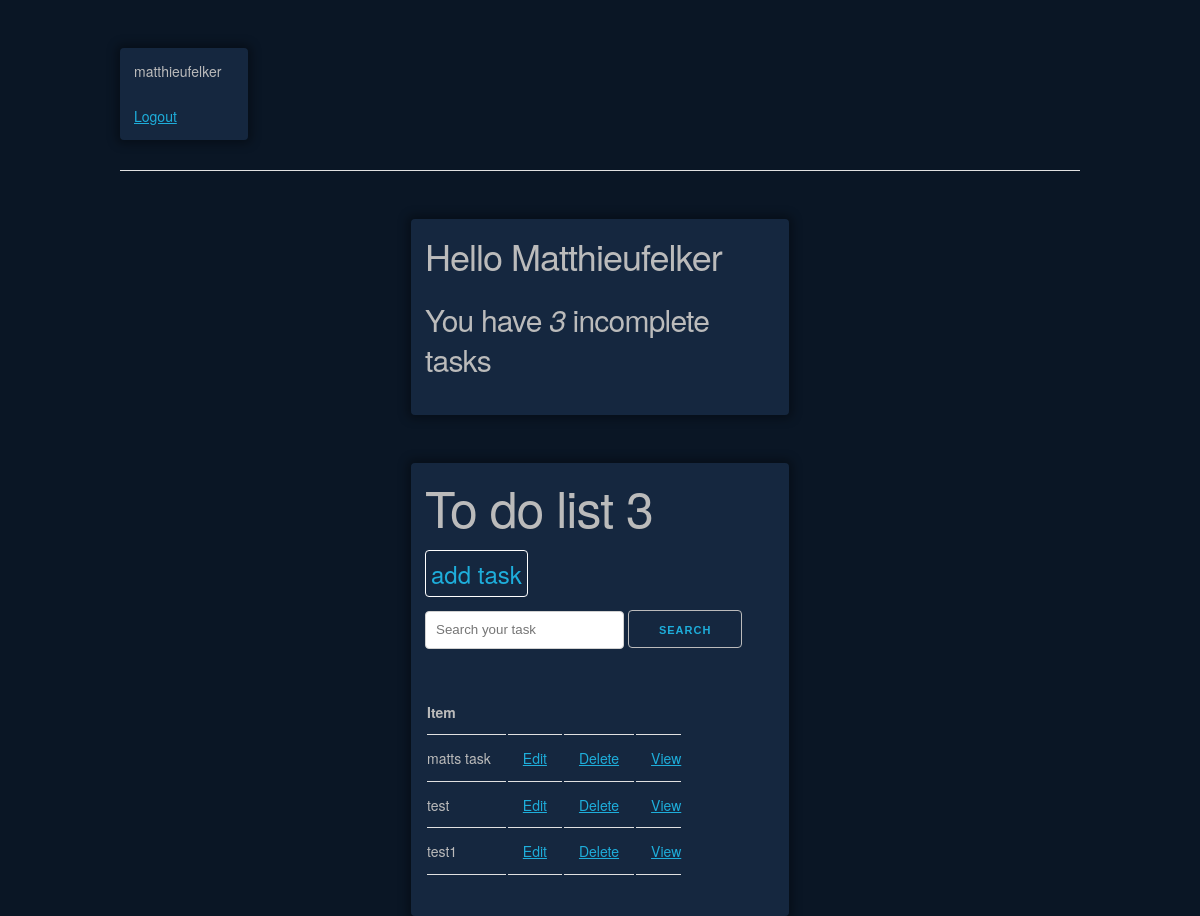
The app's page / (signed in), older data.
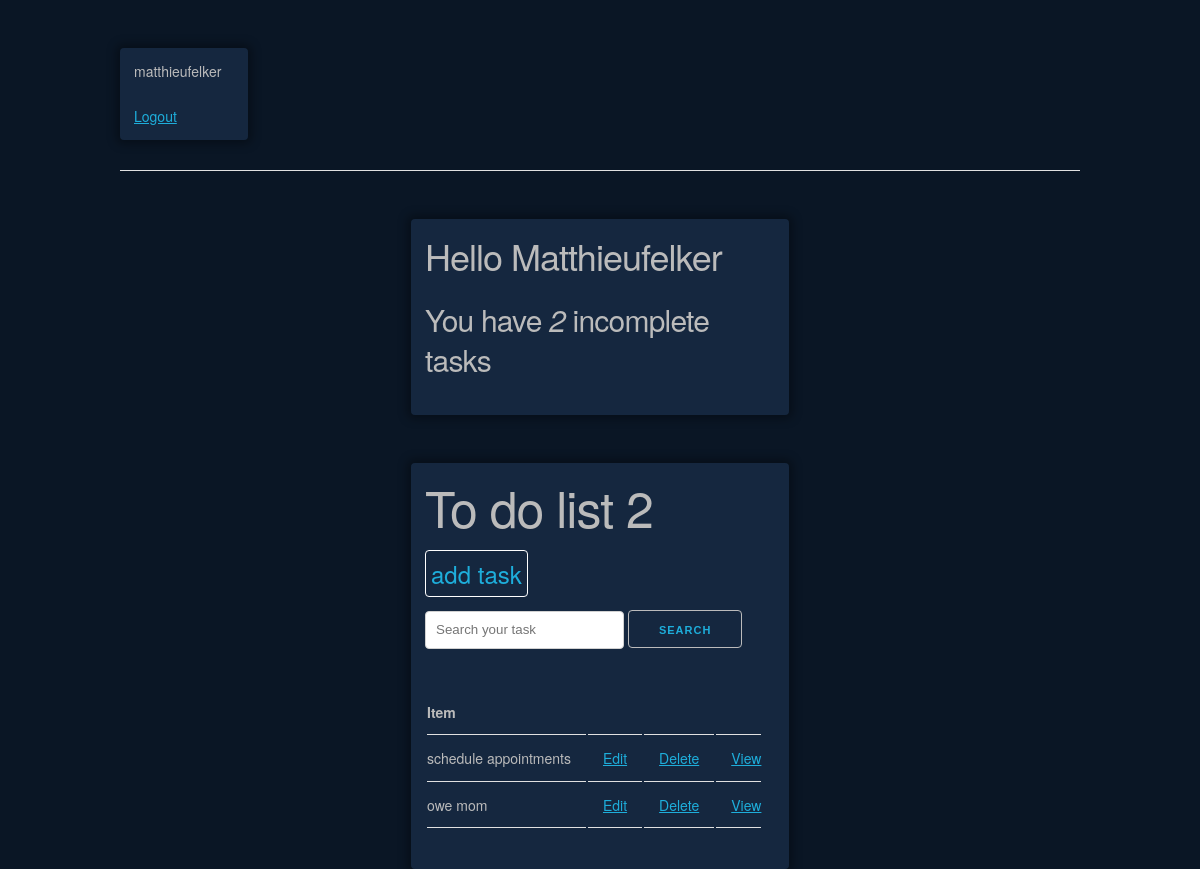
The same page, newer data.
### base/models.py (models this page shows, shortened)
class Task(models.Model):
    user = models.ForeignKey(User, on_delete=models.CASCADE, null=True, blank=True)
    title = models.CharField(max_length=200)
    description = models.TextField(null=True, blank=True)
    complete = models.BooleanField(default=False)
    created = models.DateTimeField(auto_now_add=True)
    class Meta:
        ordering = ['complete']

### base/views.py (the view)
# urls.py: path('', TaskList.as_view(), name='tasks'),
class TaskList(LoginRequiredMixin, ListView):
    model = Task
    context_object_name = 'tasks'
    def get_context_data(self, **kwargs):
        context = super().get_context_data(**kwargs)
        context['tasks'] = context['tasks'].filter(user=self.request.user)
        context['count'] = context['tasks'].filter(complete=False).count()
        search_input = self.request.GET.get('search-area') or ''
        if search_input:
            context['tasks'] = context['tasks'].filter(
                title__contains=search_input)
        context['search_input'] = search_input
        return context

### base/templates/base/task_list.html
{% extends 'base/main.html' %}
{% block content %}
{% if request.user.is_authenticated %}
<div class="userLog">
    <p>{{request.user}}</p>
    <a href="{% url 'logout' %}" >Logout</a>
    {% else %}
    <a href="{% url 'login' %}" >Login</a>
    {% endif %}
</div>
<hr>
<div class="userTasks">
    <div><h3>Hello {{request.user|title}}</h3>
    <h4>You have <i>{{count}}</i> incomplete task{{ count|pluralize:"s" }}</h4></div>
</div>
<div class="toDoList">
    <h1>To do list {{count}}</h1>
    <a class="addTask" href="{% url 'task-create' %}">add task</a>
    <form method="GET">
        <input type='text' name='search-area' placeholder="Search your task" value="{{search_input}}">
        <input class="button" type="submit" value='Search'>
    </form>
    <table>
        <tr>
            <th>Item</th>
            <th></th>
            <th></th>
            <th></th>
        </tr>
        {% for task in tasks %}
        <tr>
            <td>{{task.title}}</td>
            <td><a href="{% url 'task-update' task.id %}">Edit</a></td>
            <td><a href="{% url 'task-delete' task.id %}">Delete</a></td>
            <td><a href="{% url 'task-delete' task.id %}">View</a></td>
        </tr>
        {% empty %}
        <h3>You have no tasks!</h3>
        {% endfor %}
    </table>
</div>
{% endblock content %}

### base/templates/base/main.html (shortened to what this page needs)
{% load static %}
<!DOCTYPE html>
<html lang="en">
<head>
    <link rel='stylesheet' href="{% static 'css/skeleton.css' %}">
</head>
<body>
    <div class="container">
        <div class="row">
            <div class="full column">
                {% block content %}
                {% endblock content %}
            </div>
        </div>
    </div>
</body>
</html>

### static/css/skeleton.css (style rules this page uses)
.userTasks { color: #bbb; background-color: #15273f; border-radius: 4px; box-shadow: rgba(0, 0, 0, 0.342) 0 0 10px 4px; padding: 1em; width: -moz-fit-content; width: 350px; margin: auto; position: relative; margin-top: 5%; margin-bottom: 5%; }
.userLog { color: #bbb; background-color: #15273f; border-radius: 4px; box-shadow: rgba(0, 0, 0, 0.342) 0 0 10px 4px; padding: 1em; width: -moz-fit-content; width: 100px; margin-top: 5%; }
.toDoList { color: #bbb; background-color: #15273f; border-radius: 4px; box-shadow: rgba(0, 0, 0, 0.342) 0 0 10px 4px; padding: 1em; width: -moz-fit-content; width: 350px; margin: auto; position: relative; }
.addTask { text-decoration: none; font-size: x-large; font-family: revert; border: 1px solid; padding: 5px; border-radius: 4px; border-color: #fff; }
.container { position: relative; width: 100%; max-width: 960px; margin: 0 auto; padding: 0 20px; box-sizing: border-box; }
.column, .columns { width: 100%; float: left; box-sizing: border-box; }
@media (min-width: 400px) { .container { width: 85%; padding: 0; } }
@media (min-width: 550px) { .container { width: 80%; } }
@media (min-width: 550px) { .column, .columns { margin-left: 4%; } }
@media (min-width: 550px) { .column:first-child, .columns:first-child { margin-left: 0; } }
html { font-size: 62.5%; }
body { font-size: 1.4em; line-height: 1.4; font-weight: 400; font-family: "Raleway", "HelveticaNeue", "Helvetica Neue", Helvetica, Arial, sans-serif; background-color: #0a1625; width: 100%; margin: 0 auto; box-shadow: rgba(0, 0, 0, 0.342) 0 0 3px 3px; min-height: 100vh; }
h1, h2, h3, h4, h5, h6 { margin-top: 0; margin-bottom: 2rem; font-weight: 300; }
h1 { font-size: 4.0rem; line-height: 1.2; letter-spacing: -.1rem; }
h3 { font-size: 3.0rem; line-height: 1.3; letter-spacing: -.1rem; }
h4 { font-size: 2.4rem; line-height: 1.35; letter-spacing: -.08rem; }
@media (min-width: 550px) { h1 { font-size: 5.0rem; } }
@media (min-width: 550px) { h3 { font-size: 3.6rem; } }
@media (min-width: 550px) { h4 { font-size: 3.0rem; } }
p { margin-top: 0; }
a { color: #1EAEDB; }
.button, button, input[type="submit"], input[type="reset"], input[type="button"] { display: inline-block; height: 38px; padding: 0 30px; color: #1EAEDB;; text-align: center; font-size: 11px; font-weight: 600; line-height: 38px; letter-spacing: .1rem; text-transform: uppercase; text-decoration: none; white-space: nowrap; background-color: transparent; border-radius: 4px; border: 1px solid #bbb; cursor: pointer; box-sizing: border-box; }
input[type="email"], input[type="number"], input[type="search"], input[type="text"], input[type="tel"], input[type="url"], input[type="password"], textarea, select { height: 38px; padding: 6px 10px; background-color: #fff; border: 1px solid #D1D1D1; border-radius: 4px; box-shadow: none; box-sizing: border-box; }
input[type="email"], input[type="number"], input[type="search"], input[type="text"], input[type="tel"], input[type="url"], input[type="password"], textarea { -webkit-appearance: none; -moz-appearance: none; appearance: none; }
th, td { padding: 12px 15px; text-align: left; border-bottom: 1px solid #E1E1E1; }
th:first-child, td:first-child { padding-left: 0; }
th:last-child, td:last-child { padding-right: 0; }
button, .button { margin-bottom: 1rem; }
input, textarea, select, fieldset { margin-top: 1.5em; margin-bottom: 1.5rem; }
pre, blockquote, dl, figure, table, p, ul, ol, form { margin-bottom: 2.5rem; }
hr { margin-top: 3rem; margin-bottom: 3.5rem; border-width: 0; border-top: 1px solid #E1E1E1; }
.container:after, .row:after, .u-cf { content: ""; display: table; clear: both; }

Row changes from the older to the newer data that the page shows:
removed Task: title "matts task"
removed Task: title "test"
removed Task: title "test1"
added Task: title "schedule appointments"
added Task: title "owe mom"
Text that changed along with them:
{{ count }}: "3" → "2"
